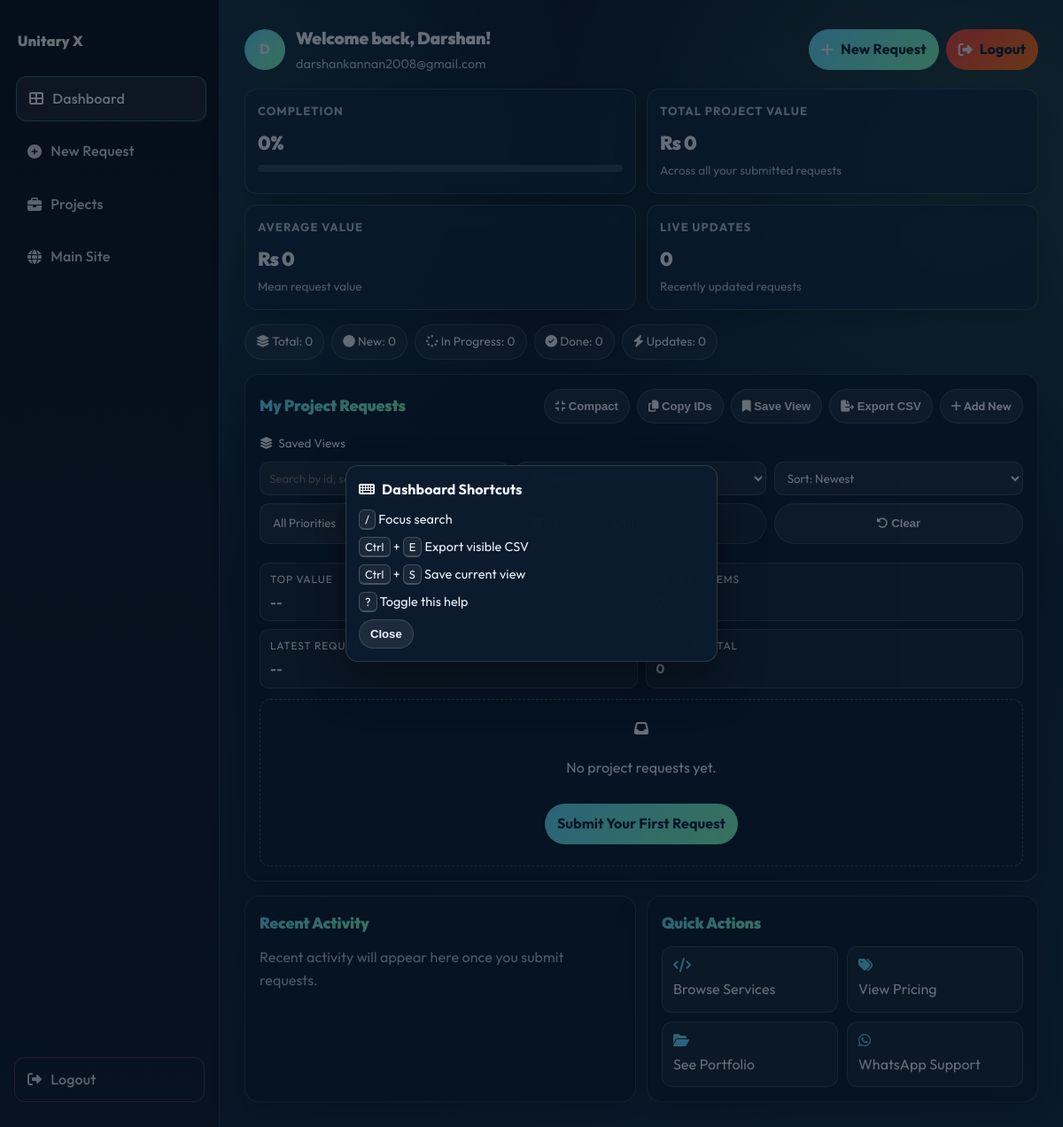
/dashboard (signed in), run on the app's committed database.
### backup/app.py (models this page shows, shortened)
class User(db.Model):
    __tablename__ = 'users'
    id           = db.Column(db.Integer, primary_key=True)
    name         = db.Column(db.String(100), nullable=False)
    email        = db.Column(db.String(150), unique=True, nullable=False)
    password     = db.Column(db.String(200), nullable=False)
    role         = db.Column(db.String(20), default='user')   # 'user' | 'admin'
    created_at   = db.Column(db.DateTime, default=datetime.utcnow)
    is_active    = db.Column(db.Boolean, default=True)

### backup/app.py (the view)
@app.route("/dashboard")
@login_required
def user_dashboard():
    user = current_user()
    my_requests = ProjectRequest.query.filter_by(
        email=user.email
    ).order_by(ProjectRequest.created_at.desc()).all()
    for req in my_requests:
        if req.is_new_update:
            flash(f"Your project #{req.id:04d} has been updated to '{req.status}'!", "success")
            req.is_new_update = False
    db.session.commit()
    return render_template("dashboard.html", user=user,
                           my_requests=my_requests)

### backup/app.py (called while the page is built)
def login_required(f):
    @wraps(f)
    def decorated(*args, **kwargs):
        if 'user_id' not in session:
            return redirect(url_for('login'))
        return f(*args, **kwargs)
    return decorated

def current_user():
    uid = session.get('user_id')
    return User.query.get(uid) if uid else None

### backup/templates/dashboard.html (shortened to what this page needs)
<!DOCTYPE html>
<html lang="en">
<head>
    <link rel="stylesheet" href="https://cdnjs.cloudflare.com/ajax/libs/font-awesome/6.5.1/css/all.min.css" />
    <link rel="stylesheet" href="{{ url_for('static', filename='dashboard.css') }}?v=20260320gapfix1" />
</head>
<body class="dash-body" data-dashboard-version="new-user-page-v1">
    {% set new_count = my_requests|selectattr('status','eq','New')|list|length %}
    {% set progress_count = my_requests|selectattr('status','eq','In Progress')|list|length %}
    {% set done_count = my_requests|selectattr('status','eq','Done')|list|length %}
    {% set avg_value = (total_value // (my_requests|length)) if my_requests else 0 %}
    <aside class="dash-sidebar">
        <div class="sidebar-logo">
            <span class="logo-fallback-text" aria-hidden="true">Unitary X</span>
        </div>
        <nav class="sidebar-nav">
            <a href="/dashboard" class="sidebar-link active"><i class="fas fa-th-large"></i> Dashboard</a>
            <a href="/#contact" class="sidebar-link"><i class="fas fa-plus-circle"></i> New Request</a>
            <a href="/#projects" class="sidebar-link"><i class="fas fa-briefcase"></i> Projects</a>
            <a href="/" class="sidebar-link"><i class="fas fa-globe"></i> Main Site</a>
        </nav>
        <a href="/logout" class="sidebar-logout"><i class="fas fa-sign-out-alt"></i> Logout</a>
    </aside>
    <main class="dash-main">
        <header class="dash-topbar">
            <div class="dash-greeting">
                <div class="greeting-avatar">{{ user.name[0].upper() }}</div>
                <div>
                    <h1>Welcome back, {{ user.name.split()[0] }}!</h1>
                    <p>{{ user.email }}</p>
                </div>
            </div>
            <div class="topbar-actions" style="display:flex; gap:8px; align-items:center; flex-wrap:wrap;">
                <a href="/#contact" class="btn-primary"><i class="fas fa-plus"></i> New Request</a>
                <a href="/logout" class="btn-primary"
                    style="background:linear-gradient(130deg, #ef4444, #f97316); color:#fff;"><i
                        class="fas fa-sign-out-alt"></i> Logout</a>
            </div>
        </header>
        <section class="kpi-grid">
            <article class="kpi-card">
                <p class="kpi-label">Completion</p>
                <p class="kpi-value">{{ completion_pct|default(0) }}%</p>
                <div class="progress-track">
                </div>
            </article>
            <article class="kpi-card">
                <p class="kpi-label">Total Project Value</p>
                <p class="kpi-value">Rs {{ "{:,}".format(total_value|default(0)) }}</p>
                <p class="kpi-sub">Across all your submitted requests</p>
            </article>
            <article class="kpi-card">
                <p class="kpi-label">Average Value</p>
                <p class="kpi-value">Rs {{ "{:,}".format(avg_value) }}</p>
                <p class="kpi-sub">Mean request value</p>
            </article>
            <article class="kpi-card">
                <p class="kpi-label">Live Updates</p>
                <p class="kpi-value">{{ active_updates|length }}</p>
                <p class="kpi-sub">Recently updated requests</p>
            </article>
        </section>
        <section class="summary-row">
            <div class="summary-pill"><i class="fas fa-layer-group"></i> Total: {{ my_requests|length }}</div>
            <div class="summary-pill"><i class="fas fa-circle"></i> New: {{ new_count }}</div>
            <div class="summary-pill"><i class="fas fa-spinner"></i> In Progress: {{ progress_count }}</div>
            <div class="summary-pill"><i class="fas fa-check-circle"></i> Done: {{ done_count }}</div>
            <div class="summary-pill"><i class="fas fa-bolt"></i> Updates: {{ active_updates|length }}</div>
        </section>
        <section class="dash-section">
            <div class="dash-section-header">
                <h2>My Project Requests</h2>
                <div class="section-actions">
                    <button id="compactToggle" class="btn-chip" type="button"><i class="fas fa-compress"></i>
                        Compact</button>
                    <button id="copyVisibleIds" class="btn-chip" type="button"><i class="fas fa-copy"></i>
                        Copy IDs</button>
                    <button id="saveCurrentView" class="btn-chip" type="button"><i class="fas fa-bookmark"></i>
                        Save View</button>
                    <button id="exportCsv" class="btn-chip" type="button"><i class="fas fa-file-export"></i> Export
                        CSV</button>
                    <a href="/#contact" class="btn-chip link-chip"><i class="fas fa-plus"></i> Add New</a>
                </div>
            </div>
            <div class="saved-views-wrap">
                <span class="saved-views-label"><i class="fas fa-layer-group"></i> Saved Views</span>
            </div>
            <div class="dash-toolbar">
                <select id="sortBy" class="dash-select">
                    <option value="newest">Sort: Newest</option>
                </select>
                <label class="toggle-chip"><input id="updatedOnly" type="checkbox" /> Updated Only</label>
                <button id="clearFilters" class="btn-chip" type="button"><i class="fas fa-rotate-left"></i>
                    Clear</button>
            </div>
            <div class="insight-strip">
                <div class="insight-card"><span>Top Value</span><strong id="insightTopValue">--</strong></div>
                <div class="insight-card"><span>Urgent Items</span><strong id="insightUrgent">0</strong></div>
                <div class="insight-card"><span>Latest Request</span><strong id="insightLatest">--</strong></div>
                <div class="insight-card"><span>Visible Total</span><strong id="insightVisible">0</strong></div>
            </div>
            {% if my_requests %}
            <div id="requestGrid" class="req-grid">
                {% for r in my_requests %}
                {% set pscore = 4 if r.priority|lower == 'urgent' else 3 if r.priority|lower == 'high' else 2 if
                r.priority|lower == 'medium' else 1 %}
                <article class="req-card" data-id="{{ '%04d' % r.id }}" data-service="{{ r.service|lower }}"
                    data-service-label="{{ r.service }}" data-status="{{ r.status|lower }}" data-priority="{{ pscore }}"
                    data-value="{{ r.value or 0 }}" data-date="{{ r.created_at.strftime('%Y%m%d%H%M%S') }}"
                    data-date-label="{{ r.created_at.strftime('%d %b %Y %H:%M') }}"
                    data-updated="{{ '1' if r.id in active_updates else '0' }}"
                    data-message="{{ (r.message or '')|lower }}">
                    <div class="req-card-top">
                        <span class="req-service-badge">{{ r.service|capitalize }}</span>
                        <span class="req-status status-{{ r.status.lower().replace(' ', '-') }}">
                            {% if r.id in active_updates %}<span class="update-indicator"><i class="fas fa-bolt"></i>
                                Updated</span>{% endif %}
                            {% if r.status == 'New' %}<i class="fas fa-circle"></i> New{% elif r.status == 'In Progress'
                            %}<i class="fas fa-spinner"></i> In Progress{% else %}<i class="fas fa-check-circle"></i>
                            Done{% endif %}
                        </span>
                    </div>
                    <h3 class="req-card-title">{{ r.message[:72] }}{% if r.message|length > 72 %}...{% endif %}</h3>
                    <div class="req-card-meta">
                        <span><i class="fas fa-hashtag"></i> {{ '%04d' % r.id }}</span>
                        <span><i class="fas fa-calendar-alt"></i> {{ r.created_at.strftime('%d %b %Y') }}</span>
                        {% if r.deadline %}<span><i class="fas fa-clock"></i> {{ r.deadline }}</span>{% endif %}
                    </div>
                    <div class="mission-item"><span class="m-label">Priority</span><span
                            class="prio-badge prio-{{ r.priority|lower }}">{{ r.priority }}</span></div>
                    <div class="mission-item"><span class="m-label">Value</span><span class="value-tag">Rs {{
                            "{:,}".format(r.value or 0) }}</span></div>
                </article>
                {% endfor %}
            </div>
            <div id="noResults" class="req-empty" style="display:none;">
                <i class="fas fa-filter-circle-xmark"></i>
                <p>No requests match your filters.</p>
            </div>
            {% else %}
            <div class="req-empty">
                <i class="fas fa-inbox"></i>
                <p>No project requests yet.</p>
                <a href="/#contact" class="btn-primary btn-empty">Submit Your First Request</a>
            </div>
            {% endif %}
        </section>
        <section class="bottom-grid">
            <section class="dash-section timeline-card">
                <div class="dash-section-header">
                    <h2>Recent Activity</h2>
                </div>
                {% if my_requests %}
                <ul class="timeline-list">
                    {% for r in my_requests[:5] %}
                    <li>
                        <span class="tl-dot status-{{ r.status.lower().replace(' ', '-') }}"></span>
                        <div>
                            <p class="tl-main">#{{ '%04d' % r.id }} - {{ r.status }}</p>
                            <p class="tl-sub">{{ r.created_at.strftime('%d %b %Y') }} | {{ r.service|capitalize }}</p>
                        </div>
                    </li>
                    {% endfor %}
                </ul>
                {% else %}
                <p class="empty-note">Recent activity will appear here once you submit requests.</p>
                {% endif %}
            </section>
            <section class="dash-section">
                <div class="dash-section-header">
                    <h2>Quick Actions</h2>
                </div>
                <div class="quick-grid">
                    <a href="/#services" class="quick-card"><i class="fas fa-code"></i><span>Browse Services</span></a>
                    <a href="/#pricing" class="quick-card"><i class="fas fa-tags"></i><span>View Pricing</span></a>
                    <a href="/#projects" class="quick-card"><i class="fas fa-folder-open"></i><span>See
                            Portfolio</span></a>
                    <a href="https://wa.me/919876543210" class="quick-card" target="_blank"><i
                            class="fab fa-whatsapp"></i><span>WhatsApp Support</span></a>
                </div>
            </section>
        </section>
    </main>
    <div id="shortcutHelp" class="shortcut-help" hidden>
        <div class="shortcut-panel">
            <h3><i class="fas fa-keyboard"></i> Dashboard Shortcuts</h3>
            <p><kbd>/</kbd> Focus search</p>
            <p><kbd>Ctrl</kbd> + <kbd>E</kbd> Export visible CSV</p>
            <p><kbd>Ctrl</kbd> + <kbd>S</kbd> Save current view</p>
            <p><kbd>?</kbd> Toggle this help</p>
            <button id="closeShortcutHelp" class="btn-chip" type="button">Close</button>
        </div>
    </div>
</body>
</html>

### backup/templates/dashboard.html (style rules this page uses)
body.dash-body, body.dash-body * { color: #edf5ff; }
body.dash-body .muted, body.dash-body .dash-greeting p, body.dash-body .kpi-label, body.dash-body .kpi-sub, body.dash-body .req-card-meta, body.dash-body .tl-sub, body.dash-body .m-label, body.dash-body .empty-note, body.dash-body .req-empty, body.dash-body .result-count { color: #aec2d9 !important; }
body.dash-body .sidebar-link, body.dash-body .sidebar-logout { color: #edf5ff !important; }
body.dash-body .btn-primary { color: #04253d !important; }
body.dash-body .quick-card i { color: #62dbff !important; }

### data on the page
User: name "D", name "Darshan", email "darshankannan2008@gmail.com"

### other printed values
{{ completion_pct|default(0) }} "0"
{{ "{:,}".format(total_value|default(0)) }} "0"
{{ "{:,}".format(avg_value) }} "0"
{{ active_updates|length }} "0"
{{ my_requests|length }} "0"
{{ new_count }} "0"
{{ progress_count }} "0"
{{ done_count }} "0"
